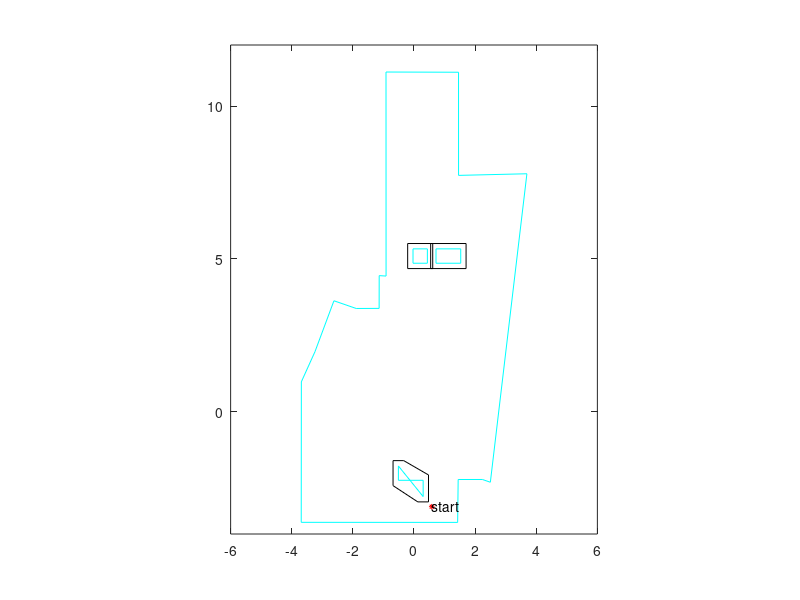

Reproduce this figure in MATLAB. (Note: this script raises an error after producing the figure.)
function hw4_test()
    global coordinates
    global dimension
    global n_total_vertices
    global start_point
    global goal_point
    global E_obstacles
    global figHandle
    global wall
    global xG
    global yG
    global dimG
    
    global vertex_list_x
    global vertex_list_y
    
    E_obstacles = [];
    n_total_vertices = 0;
    fileID = fopen('hw4_world_and_obstacles_convex_copy.txt','r');
    formatSpec = '%f';
    coor_list = fscanf(fileID,formatSpec);
    N = coor_list(1)-1;
    idx = 2;
    dimension = zeros(1, N)
    coordinates = zeros(20, 2*N);
    
    % plot
    figHandle = figure;
    
    % store wall vertices somewhere else
    wall = [] 
    m = coor_list(idx);
    idx = idx + 1;
    for i = 1:m
        wall = [wall; [coor_list(idx), coor_list(idx+1)]];
        idx = idx + 2;
    end
    
    for n = 1:N
        m = coor_list(idx);
        dimension(n) = m;
        for i = 1:m
            idx = idx + 1;
            coordinates(i, 1 + (n-1)*2) = coor_list(idx);
            
            idx = idx + 1;
            coordinates(i, 2 * n) = coor_list(idx);
            
            n_total_vertices = n_total_vertices + 1;
        end
        plot(coordinates(1:m, 1 + (n-1)*2), coordinates(1:m, 2 * n), 'c');
        hold on;
        plot([coordinates(1, 1 + (n-1)*2), coordinates(m, 1 + (n-1)*2)],...
            [coordinates(1, 2 * n), coordinates(m, 2 * n)], 'c');
        hold on;
        idx = idx + 1;
    end
    
    % wall
    x = wall(:, 1);
    y = wall(:, 2);
    plot(x,y,'c');
    hold on;
    plot([wall(end, 1), wall(1, 1)], [wall(end, 2), wall(1, 2)], 'c');
    hold on;
%     axis([-6 6 -4 12]);
    axis equal;

 
    figure(figHandle);

    % grow obstacles
    M = N;
    obs_dim = dimension(1:end);
    obs = coordinates(1:end,1:end);
    robot = [0,0;-0.35,0;-0.35,-0.35;0,-0.35];
    [Gobs,Gdim] = Obj_grow(obs,M,obs_dim,robot);
    for i = 1:M
        x = Gobs(1:Gdim(i),2*i-1);
        y = Gobs(1:Gdim(i),2*i);
        k{i} = convhull(x,y);
        coor_x{i} = x(k{i});
        coor_y{i} = y(k{i});
        [xG{i},yG{i},dimG(i)] = removeP(coor_x{i},coor_y{i});
        xG{i} = xG{i} - 0.35/2;
        yG{i} = yG{i} - 0.35/2;
        plot(xG{i},yG{i},'k')
        hold on;
        plot([xG{i}(end), xG{i}(1)], [yG{i}(end), yG{i}(1)], 'k');
        hold on;        
    end
    axis([-6 6 -4 12]);
    axis equal;
     

    % add in start and goal
    fileID = fopen('hw4_start_goal.txt','r');
    formatSpec = '%f';
    start_end = fscanf(fileID,formatSpec);
    start_point = [start_end(1), start_end(2)];
    goal_point = [start_end(3), start_end(4)];
    plot(start_point(1), start_point(2),'*', 'MarkerEdgeColor','r', 'MarkerSize', 4);
    txt = text(start_point(1), start_point(2),'start');
    txt.VerticalAlignment = 'top';
    hold on;
    plot(goal_point(1), goal_point(2), '*', 'MarkerEdgeColor','b', 'MarkerSize', 4);
    txt = text(goal_point(1), goal_point(2),'goal');
    txt.VerticalAlignment = 'top';
    axis equal;
%     axis([-6 6 -4 12]);
    camroll(90)
    
    % compute visibility graph
    [grown_vertex_n, V_graph] = build_vgraph();
    
    % shortest path
    path = dijkstra(V_graph, [grown_vertex_n + 1, grown_vertex_n + 2]);
    
    for p = 2:length(path)
        i = path(p-1);
        j = path(p);
        plot([vertex_list_x(i), vertex_list_x(j)],...
             [vertex_list_y(i), vertex_list_y(j)],'r');
    end
    
    
end

% N is the number of obstacle,obs_dim is array contains the dimension of
% each obstacle; obs and rob are vertices matrix
function [Gobs,Gdim] = Obj_grow(obs,N,obs_dim,rob)
% The vertice with coordinate (0,0) is the reference point
    rob_dim = length(rob);
    Gdim = obs_dim;
    Gobs = obs;
    rob = -rob;         % Flip
    for i = 1:N
        row = obs_dim(i)+1;
        for j = 1:obs_dim(i)
            for k = 2:rob_dim
                Gobs(row,2*i-1) = Gobs(j,2*i-1) + rob(k,1);
                Gobs(row,2*i) = Gobs(j,2*i) + rob(k,2);
                row = row+1;
                Gdim(i) = Gdim(i)+1;
            end
        end
    end
end

function [Rx,Ry,j] = removeP(x,y)
    dim = length(x);
    j = 1;
    vec_SS = [x(2)-x(1),y(2)-y(1)];
    vec_S = vec_SS;
    S = 1;
    for i = 2:dim
        vec = [x(i)-x(S),y(i)-y(S)];
        cosin = dot(vec,vec_S)/(norm(vec)*norm(vec_S));
        if(cosin == 1)
            continue;
        else
            Rx(j) = x(i-1);
            Ry(j) = y(i-1);
            j = j+1;
            S = i-1;
            vec_S = [x(i)-x(S),y(i)-y(S)];
        end
    end
    cosin = dot(vec_S,vec_SS)/(norm(vec_S)*norm(vec_SS));
    if cosin ~= 1
        Rx(j) = x(1);Ry(j) = y(1);
        j = j+1;
    end
    j = j-1;    
end

function [grown_vertex_n, V_graph] = build_vgraph()
    global dimension
    global vertex_list_x
    global vertex_list_y
    global start_point
    global goal_point
    global E_obstacles
    global figHandle
    global wall
    global xG
    global yG
    
    % pre-computations
     
    N = length(dimension);
    banned_list = [];
    vertex_list_x = [];
    vertex_list_y = [];
    
    idx = 0;
    for i = 1:N
        cx = xG{i};
        cy = yG{i};
        d = length(cx);

        vertex_list_x = [vertex_list_x, cx];
        vertex_list_y = [vertex_list_y, cy];
        for j = 1 : d - 1
            for k = j+1 : d
%                 E_map(idx + j, idx + k) = 1;
%                 E_map(idx + k, idx + j) = 1;
                E_obstacles = [E_obstacles; [idx + j, idx + k]];
            end
        end
        
        % check if grown vertex is inside the polygon of other obstacles
        for v = 1:d
            x = cx(v);
            y = cy(v);
            for ii = 1:N
                if ii == i
                    continue;
                end
                if inpolygon(x,y,xG{ii},yG{ii}) % vertex (idx+v) is not accessable
                    banned_list = [banned_list idx + v];
                    plot (x, y, 'r*');
                    hold on;
                end
            end
            
            % check if grown vertex is still inside walls (check diameter)
            if ~inpolygon(x - 0.35/2, y - 0.35/2, wall(:, 1)', wall(:, 2)') ||...
               ~inpolygon(x + 0.35/2, y + 0.35/2, wall(:, 1)', wall(:, 2)')
                banned_list = [banned_list idx + v];
                plot (x, y, 'r*');
                hold on;
            end
        end
        
        idx = idx + d;
        
    end
    
    % number of vertices that belong to obstacles
    grown_vertex_n = idx;
    
    % put start and goal points right behind obstacle points
    vertex_list_x = [vertex_list_x, start_point(1), goal_point(1)];
    vertex_list_y = [vertex_list_y, start_point(2), goal_point(2)];
    idx = idx + 2;
    
    % last, put in wall vertices
    d = size(wall, 1);
    idx = idx + 1;
    for i = 1:d
        vertex_list_x = [vertex_list_x, wall(i, 1)];
        vertex_list_y = [vertex_list_y, wall(i, 2)];
        if i > 1
            E_obstacles = [E_obstacles; [idx, idx - 1]];
        end
        idx = idx + 1;       
    end
    E_obstacles = [E_obstacles; [idx - 1, idx - d]];
    
    
    % initialize v graph
    V_graph = zeros(grown_vertex_n + 2, grown_vertex_n + 2);
    
    % if edge(i, j) doesn't intersect with obstacles, add edge(i, j) to
    % v_graph
    figure(figHandle);
    for i = 1 : grown_vertex_n + 2
       if any(i==banned_list)
           continue;
       end
       for j = i + 1 : grown_vertex_n + 2
           if any(j==banned_list)
            continue;
           end
           add = true;
           for k = 1:size(E_obstacles, 1)
               point1 = [vertex_list_x(E_obstacles(k, 1)), vertex_list_y(E_obstacles(k, 1))];
               point2 = [vertex_list_x(E_obstacles(k, 2)), vertex_list_y(E_obstacles(k, 2))];
               % has intersection
               if isIntersect([point1; point2], ...
                       [vertex_list_x(i), vertex_list_y(i);...
                        vertex_list_x(j), vertex_list_y(j)]) == true
                  add = false;
                  break;
               end              
           end
           if add
               V_graph(i, j) = norm([vertex_list_x(i)-vertex_list_x(j), ...
                                    vertex_list_y(i)-vertex_list_y(j)]);
               V_graph(j, i) = V_graph(i, j);
               plot([vertex_list_x(i), vertex_list_x(j)],...
                   [vertex_list_y(i), vertex_list_y(j)],...
                   'b');
               hold on;
           end
           
       end
    end
    
end
